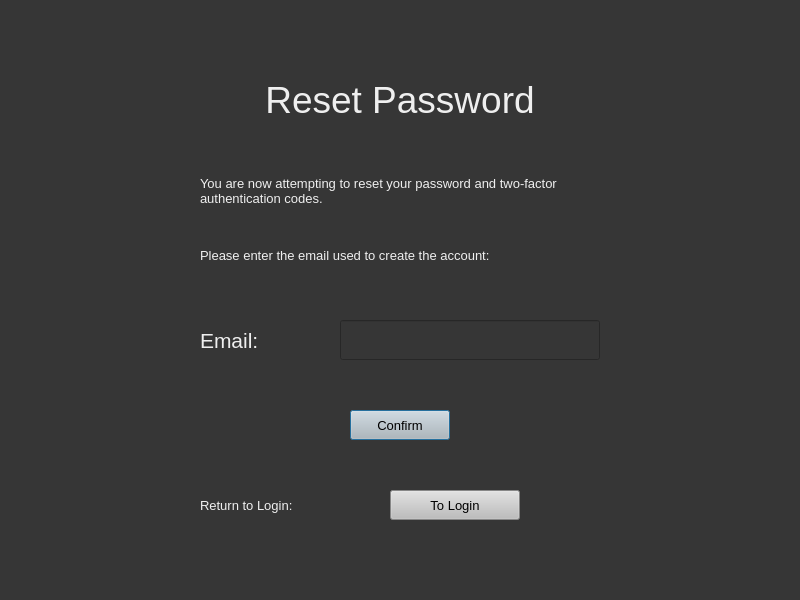
<?xml version="1.0" encoding="UTF-8"?>
<ui version="4.0">
 <class>Dialog</class>
 <widget class="QDialog" name="Dialog">
  <property name="enabled">
   <bool>true</bool>
  </property>
  <property name="geometry">
   <rect>
    <x>0</x>
    <y>0</y>
    <width>800</width>
    <height>600</height>
   </rect>
  </property>
  <property name="windowTitle">
   <string>Dialog</string>
  </property>
  <property name="styleSheet">
   <string notr="true">background-color: rgb(54, 54, 54);</string>
  </property>
  <widget class="QLabel" name="label">
   <property name="geometry">
    <rect>
     <x>200</x>
     <y>50</y>
     <width>400</width>
     <height>100</height>
    </rect>
   </property>
   <property name="styleSheet">
    <string notr="true">color: rgb(239, 239, 239);
font-size:28pt;</string>
   </property>
   <property name="text">
    <string>Reset Password</string>
   </property>
   <property name="alignment">
    <set>Qt::AlignCenter</set>
   </property>
  </widget>
  <widget class="QLabel" name="label_2">
   <property name="geometry">
    <rect>
     <x>200</x>
     <y>320</y>
     <width>131</width>
     <height>40</height>
    </rect>
   </property>
   <property name="styleSheet">
    <string notr="true">color: rgb(239, 239, 239);
font-size:16pt;</string>
   </property>
   <property name="text">
    <string>Email:</string>
   </property>
  </widget>
  <widget class="QPushButton" name="confirmButton">
   <property name="geometry">
    <rect>
     <x>350</x>
     <y>410</y>
     <width>100</width>
     <height>30</height>
    </rect>
   </property>
   <property name="styleSheet">
    <string notr="true">background-color: rgb(189, 189, 189);
font-size: 10pt ;</string>
   </property>
   <property name="text">
    <string>Confirm</string>
   </property>
  </widget>
  <widget class="QLineEdit" name="email">
   <property name="geometry">
    <rect>
     <x>340</x>
     <y>320</y>
     <width>260</width>
     <height>40</height>
    </rect>
   </property>
   <property name="styleSheet">
    <string notr="true">font-size: 14pt;
color: rgb(239, 239, 239);</string>
   </property>
  </widget>
  <widget class="QLabel" name="label_4">
   <property name="geometry">
    <rect>
     <x>200</x>
     <y>240</y>
     <width>400</width>
     <height>31</height>
    </rect>
   </property>
   <property name="styleSheet">
    <string notr="true">color: rgb(239, 239, 239);
font-size:10pt;</string>
   </property>
   <property name="text">
    <string>Please enter the email used to create the account:</string>
   </property>
  </widget>
  <widget class="QPushButton" name="loginButton">
   <property name="geometry">
    <rect>
     <x>390</x>
     <y>490</y>
     <width>130</width>
     <height>30</height>
    </rect>
   </property>
   <property name="styleSheet">
    <string notr="true">background-color: rgb(189, 189, 189);
font-size: 10pt ;</string>
   </property>
   <property name="text">
    <string>To Login</string>
   </property>
  </widget>
  <widget class="QLabel" name="label_5">
   <property name="geometry">
    <rect>
     <x>200</x>
     <y>490</y>
     <width>190</width>
     <height>30</height>
    </rect>
   </property>
   <property name="styleSheet">
    <string notr="true">color: rgb(239, 239, 239);
font-size:10pt;</string>
   </property>
   <property name="text">
    <string>Return to Login:</string>
   </property>
  </widget>
  <widget class="QLabel" name="label_6">
   <property name="geometry">
    <rect>
     <x>200</x>
     <y>170</y>
     <width>400</width>
     <height>41</height>
    </rect>
   </property>
   <property name="styleSheet">
    <string notr="true">color: rgb(239, 239, 239);
font-size:10pt;</string>
   </property>
   <property name="text">
    <string>You are now attempting to reset your password and two-factor authentication codes.</string>
   </property>
   <property name="wordWrap">
    <bool>true</bool>
   </property>
  </widget>
 </widget>
 <resources/>
 <connections/>
</ui>
